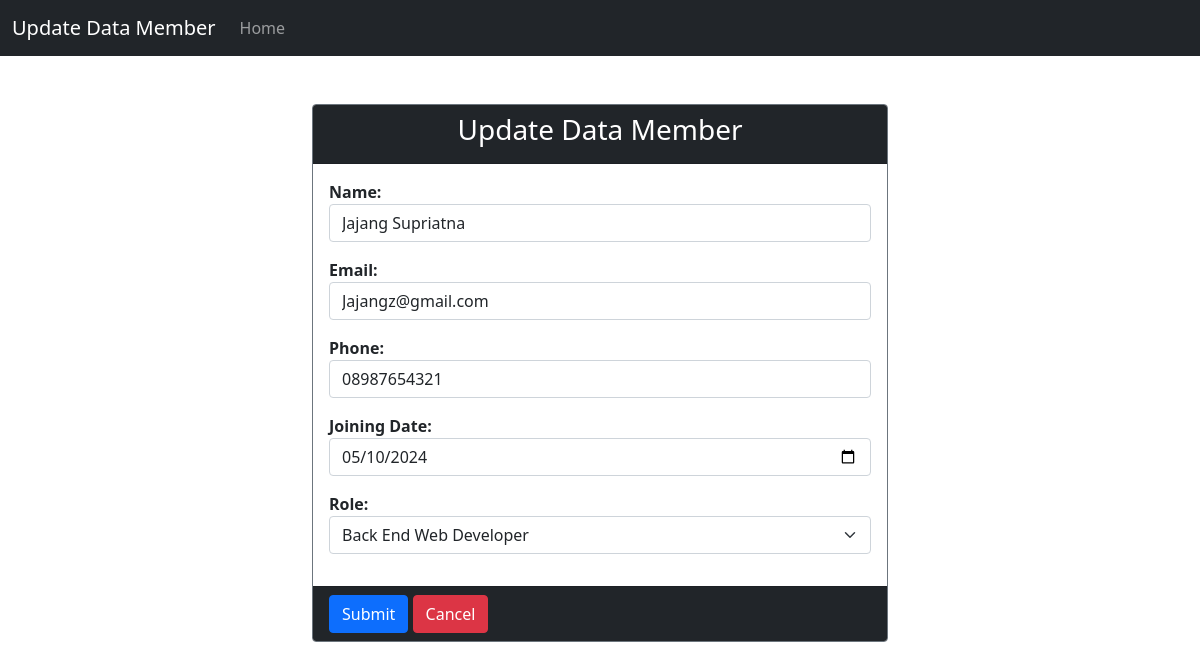
The app's page /index.php?id_edit=5 with its own data.
### tables this page shows
CREATE TABLE `members`  (
  `id` int NOT NULL AUTO_INCREMENT,
  `name` varchar(255) NULL DEFAULT NULL,
  `email` varchar(255) NULL DEFAULT NULL,
  `phone` varchar(255) NULL DEFAULT NULL,
  `join_date` date NULL DEFAULT NULL,
  `id_role` int NOT NULL,
  PRIMARY KEY (`id`) USING BTREE,
  INDEX `fk_role`(`id_role`) USING BTREE,
  CONSTRAINT `fk_role` FOREIGN KEY (`id_role`) REFERENCES `roles` (`id_role`) ON DELETE CASCADE ON UPDATE CASCADE
);

### controllers/MembersController.php (called while the page is built, shortened)
<?php
include "views/FormView.php";
class MembersController
{
    private $members;
    private $role;
    public function __construct()
    {
        $this->members = new Members(Conf::$db_host, Conf::$db_user, Conf::$db_pass, Conf::$db_name);
        $this->role = new Roles(Conf::$db_host, Conf::$db_user, Conf::$db_pass, Conf::$db_name);
    }
    function updateForm($id){
        $this->members->open();
        $this->role->open();
        $this->members->getMemberbyId($id);
        $data = $this->members->getResult();
        $this->role->getRole();
        $daftarRole = array();
        while($row = $this->role->getResult()){
          array_push($daftarRole, $row);
        }
        $view = new FormView();
        $view->renderMember($data, $daftarRole);
      }
}

### models/DB.php (called while the page is built, shortened)
<?php
class DB
{
    var $db_host = "";
    var $db_user = "";
    var $db_pass = "";
    var $db_name = "";
    var $db_link = "";
    function __construct($db_host, $db_user, $db_pass, $db_name)
    {
        $this->db_host = $db_host;
        $this->db_user = $db_user;
        $this->db_pass = $db_pass;
        $this->db_name = $db_name;
    }
    function open()
    {
        $this->db_link = mysqli_connect($this->db_host, $this->db_user, $this->db_pass, $this->db_name);
    }
    function execute($query)
    {
        $this->result = mysqli_query($this->db_link, $query);
        return $this->result;
    }
}
?>

### models/Roles.php (called while the page is built, shortened)
<?php
class Roles extends DB{
    function getRole(){
        $query = "SELECT *, nama_role FROM roles";
        return $this->execute($query);
    }
}

### models/Members.php (called while the page is built, shortened)
<?php
class Members extends DB
{
    function getMemberByID($id)
    {
        $query = "SELECT * FROM members WHERE id='$id'";
        return $this->execute($query);
    }
}
?>

### views/FormView.php (the view, shortened to what this page needs)
<?php
  class FormView{
    public function renderMember($data, $daftarRole){
      $dataRole = null;
      $selectedRole = $data['id_role'];
      foreach ($daftarRole as $row) {
          $selected = ($selectedRole == $row['id_role']) ? 'selected' : '';
          $dataRole .= "
              <option value='". $row['id_role'] ."' $selected>" . $row['nama_role'] . "</option>
          ";
      }
  }
  }

### models/Template.php (shortened to what this page needs)
<?php
class Template
{
    var $content = '';
    function __construct($filename='')
    {
        $this->content = implode('', @file($filename));
    }
    function clear()
    {
        $this->content = preg_replace("/DATA_[A-Z|_|0-9]+/", "", $this->content);
    }
    function write()
    {
        print $this->content;
    }
    function replace($old = '', $new = '')
    {
        if (is_int($new)) {
            $value = sprintf("%d", $new);
        }
        elseif (is_float($new)) {
            $value = sprintf("%f", $new);
        }
        elseif (is_array($new)) {
            $value = '';
            foreach ($new as $item) {
                $value .= $item. ' ';
            }
        }
        else {
            $value = $new;
        }
        $this->content = preg_replace("/$old/", $value, $this->content);
    }
}
?>

### records on screen
members: name "Jajang Supriatna", email "Jajangz@gmail.com", phone "08987654321", join_date "05/10/2024", id_role "Back End Web Developer"
